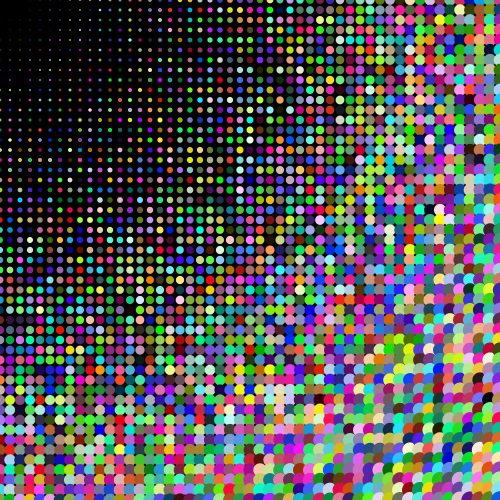
Frame 1 (no input)
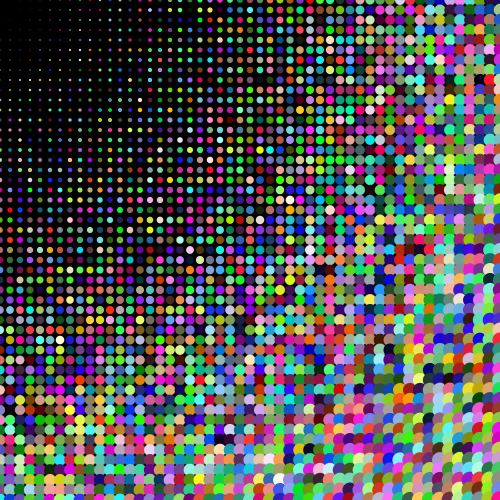
Frame 60 (the mouse pressed at the canvas centre just before this capture)
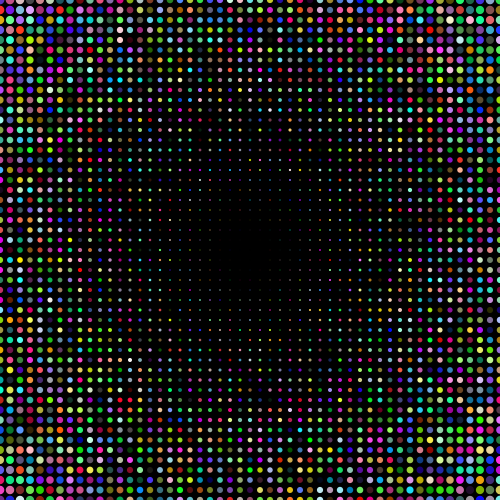
Frame 120 (the mouse held since frame 60 and released just before this capture)

The Processing sketch that drew these frames (run headless with seeded random() and noise(); from frame 60 on, the mouse is pressed at the canvas centre):

// Processing sketch: processing_105448
// ── processing_105448.pde

void setup(){
size(500,500);
}

void draw(){
  background(0);
  for(float x=0; x<=width; x+=10){
    for(float y=0; y<=height; y+=10){
      //change the circle's size with mouse's movement
      float d=dist(mouseX,mouseY,x,y)/40; 
      circle(x,y,d);
    }
  }
}

void circle(float xPos, float yPos, float size){
  noStroke();
  smooth();
  fill(random(255),random(255),random(255));
  ellipse(xPos, yPos, size, size);
}
